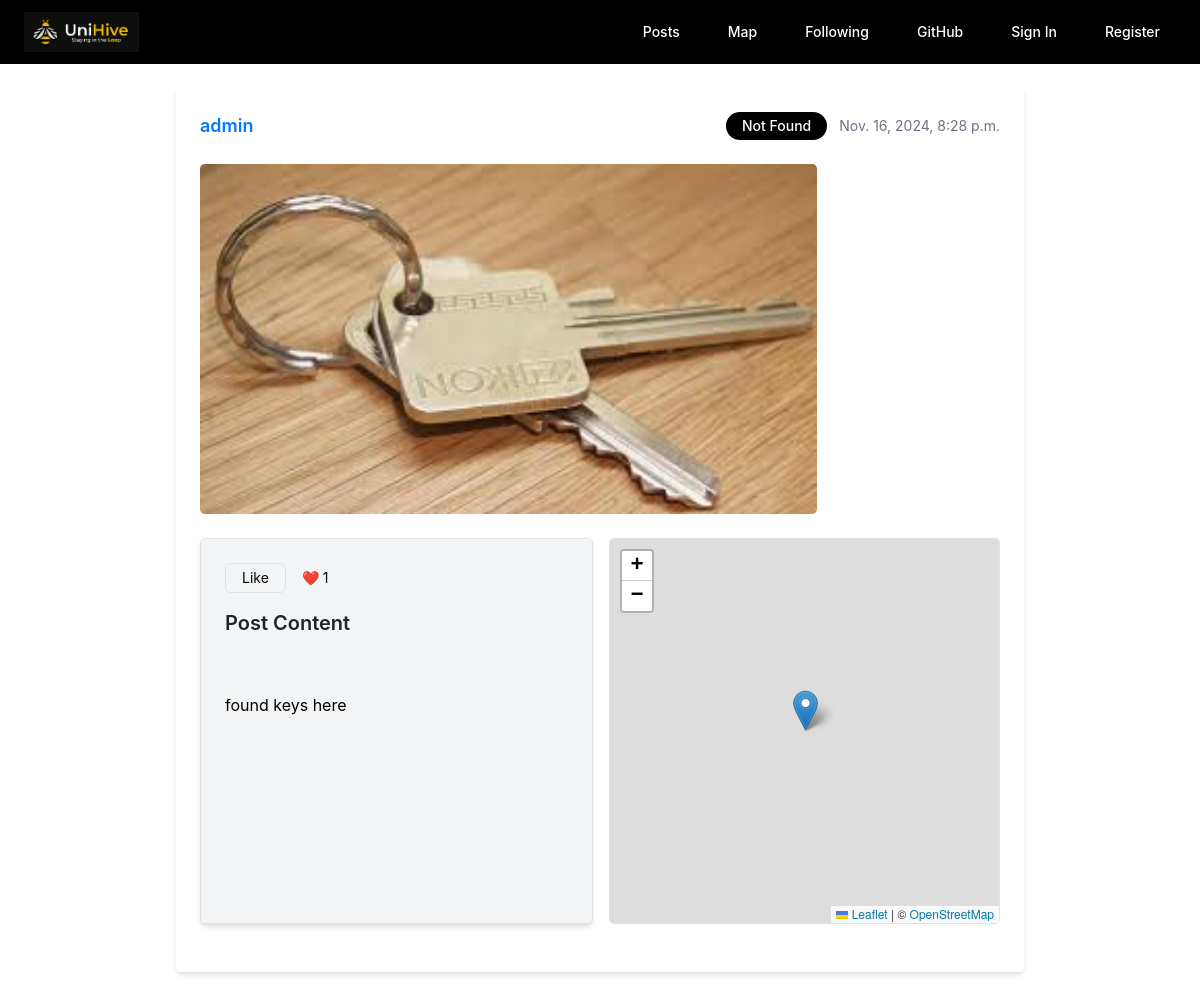
Page /postpage/36 on the earlier database version.
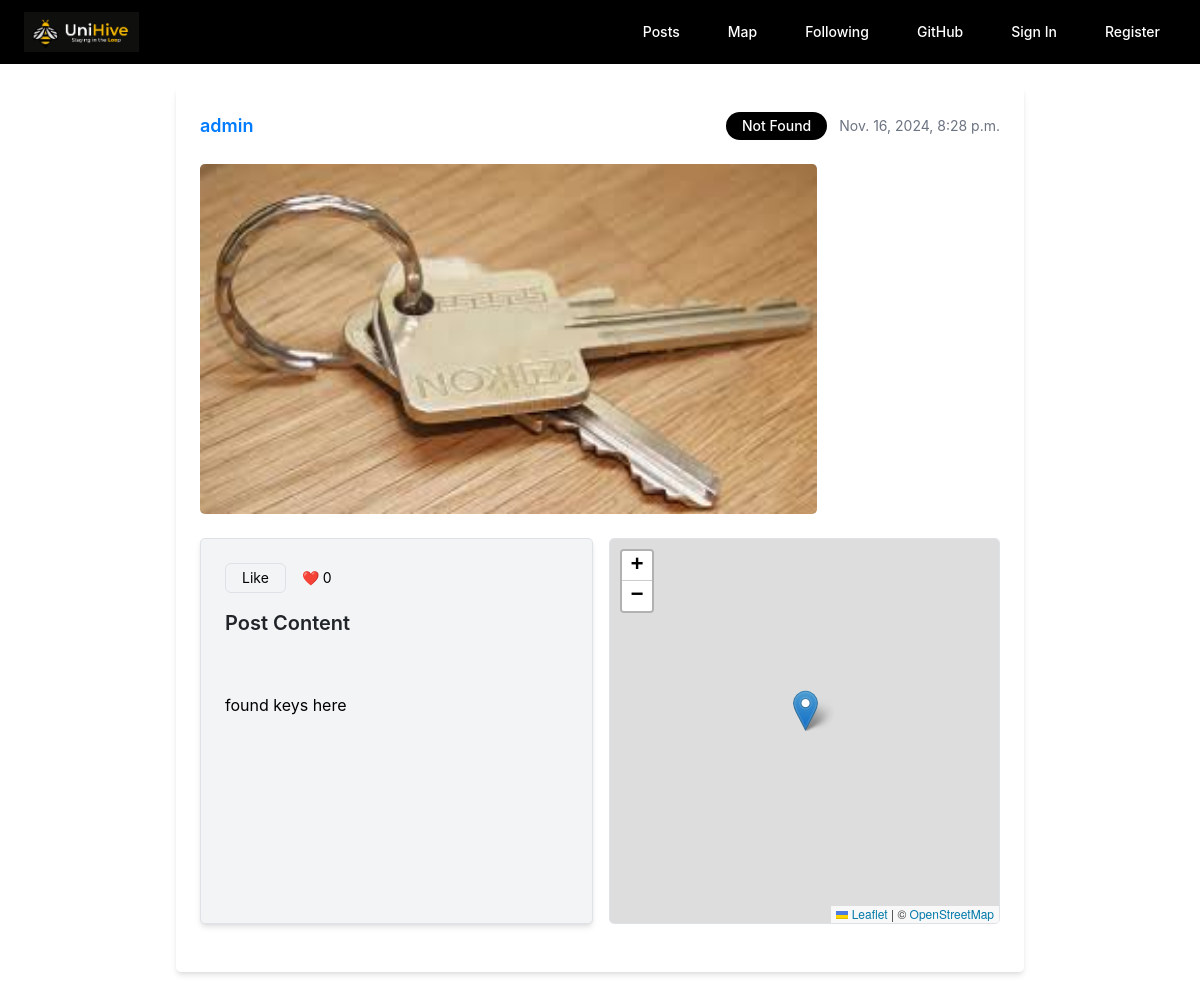
Same page on the later database version.
### network/models.py (models this page shows)
class Post(models.Model):
    poster = models.ForeignKey(User, on_delete=models.CASCADE)
    content = models.TextField()
    time = models.DateTimeField(auto_now_add=True)
    likes = models.ManyToManyField(User, blank=True, related_name="liked")
    found = models.BooleanField(default=False)
    picture = models.ImageField(upload_to=post_picture_path, blank=True, null=True)
    latitude = models.FloatField(default=43.4722893)
    longitude = models.FloatField(default=-80.5474325)
    pinned = models.BooleanField(default=False)

class User(AbstractUser):
    pass

### network/views.py (the view)
# urls.py: path('postpage/<int:post_id>',views.postpage,name='postpage'),
def postpage(request, post_id):
    post = Post.objects.get(id=post_id)
    is_liked = post.likes.filter(id=request.user.id).exists()
    return render(request, 'network/postpage.html', {
        'post' : post,
        'post_id' : post_id,
        'is_liked' : is_liked,
    })

### network/templates/network/postpage.html (shortened to what the changed rows need)
{% extends "network/layout.html" %}
{% load static %}
{% block body %}
<div class="max-w-4xl mx-auto p-4">
    <div class="bg-white rounded-lg shadow-md overflow-hidden">
        <div class="p-6">
            <div class="flex justify-between items-center mb-4">
                <div class="flex items-center gap-3">
                    <a href="{% url 'view_profile' post.poster.username %}" class="text-lg font-semibold hover:text-yellow-500 transition-colors">
                        {{ post.poster.username }}
                    </a>
                </div>
                <div class="flex items-center gap-3">
                    {% if user.is_authenticated and post.poster == user %}
                        <button class="mark-button px-3 py-1 text-sm bg-yellow-500 text-black rounded-md hover:bg-yellow-600 transition-colors {% if post.found %}hidden{% endif %}"
                                data-id="{{ post.id }}">
                            Mark found
                        </button>
                        <button class="unmark-button px-3 py-1 text-sm bg-black text-white rounded-md hover:bg-gray-800 transition-colors {% if not post.found %}hidden{% endif %}"
                                data-id="{{ post.id }}">
                            Remove found
                        </button>
                    {% else %}
                        {% if post.found %}
                            <span class="inline-flex items-center px-3 py-1 rounded-full text-sm font-medium bg-yellow-500 text-black">
                                Found
                            </span>
                        {% else %}
                            <span class="inline-flex items-center px-3 py-1 rounded-full text-sm font-medium bg-black text-white">
                                Not Found
                            </span>
                        {% endif %}
                    {% endif %}
                    <span class="text-sm text-gray-500">{{ post.time }}</span>
                </div>
            </div>
            {% if post.picture %}
                <div class="mb-4">
                    <img src="{{ post.picture.url }}" alt="Post image" class="rounded-lg object-cover" style="height: 350px; overflow: hidden; padding: 0;">
                </div>
            {% endif %}
            <div class="flex flex-row space-x-4 mb-4">
                <div class="w-1/2 bg-gray-100 p-4 rounded-lg shadow-md border border-gray-300">
                    <div class="flex mb-4">
                        <div class="flex flex-col gap-4 mb-6">
                            <div class="flex items-center gap-4">
                                <div class="flex gap-2">
                                    {% if is_liked %}
                                        <button class="like-button px-3 py-1 text-sm border border-black text-black rounded-md hover:border-yellow-500 hover:text-yellow-500 transition-colors"
                                                data-id="{{ post.id }}" style="display: none;">
                                            Like
                                        </button>
                                        <button class="unlike-button px-3 py-1 text-sm bg-yellow-500 text-black rounded-md hover:bg-yellow-600 transition-colors"
                                                data-id="{{ post.id }}" style="display: block;">
                                            Unlike
                                        </button>
                                    {% else %}
                                        <button class="like-button px-3 py-1 text-sm border border-black text-black rounded-md hover:border-yellow-500 hover:text-yellow-500 transition-colors"
                                                data-id="{{ post.id }}" style="display: block;">
                                        </button>
                                    {% endif %}
                                </div>
                                <span class="likes-count text-sm text-black" data-id="{{ post.id }}">
                                    ❤️ {{ post.likes.count }}
                                </span>
                            </div>
                            <div class="post-content">
                                <h2 class="text-xl font-semibold mb-2">Post Content</h2>
                            </div>
                        </div>
                    </div>
                    <div class="content-space text-black" data-id="{{ post.id }}">
                        <p>{{ post.content }}</p>
                    </div>
                </div>
            </div>
        </div>
    </div>
</div>
{% endblock %}
{% block script %}
    <link rel="stylesheet" href="https://unpkg.com/leaflet@1.9.4/dist/leaflet.css"
/>
{% endblock %}

Differences in the rows shown:
changed Post "found keys here": likes.count "1" → "0"
